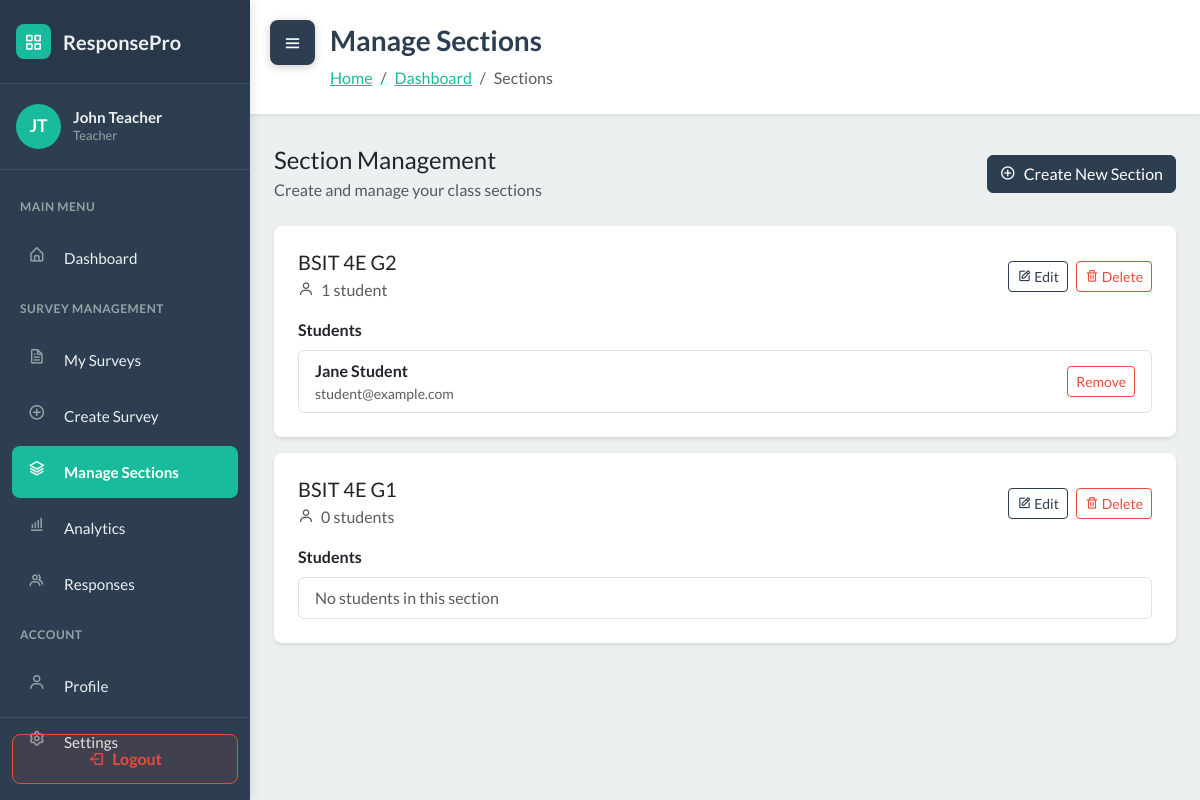
Before: /sections/ (signed in) with the older database file.
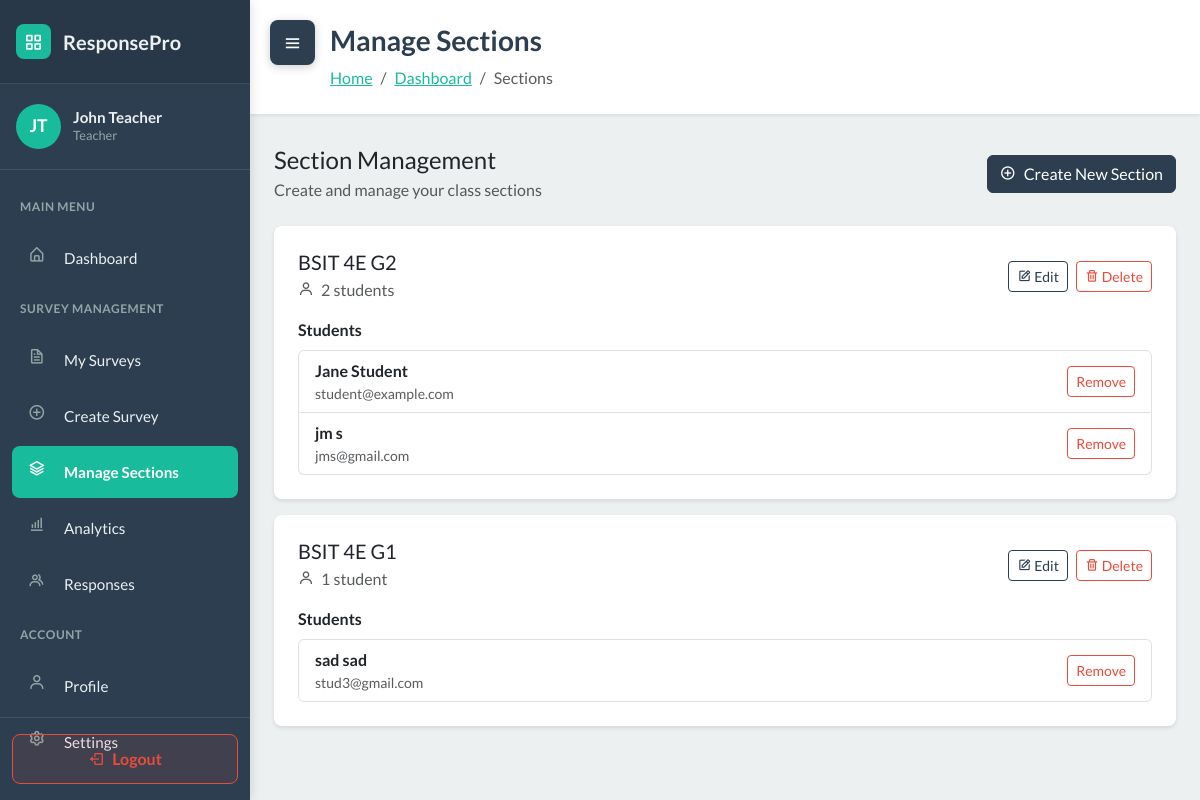
After: the same page with the newer database file.
### WebSurvey/models.py (models this page shows, shortened)
class User(AbstractUser):
    ROLE_CHOICES = [
        ('student', 'Student'),
        ('teacher', 'Teacher'),
    ]
    role = models.CharField('role', max_length=20, choices=ROLE_CHOICES, default='student')
    section = models.ForeignKey(Section, null=True, blank=True, on_delete=models.SET_NULL, related_name='students')

class Section(models.Model):
    name = models.CharField(max_length=150)
    teacher = models.ForeignKey('User', on_delete=models.CASCADE, related_name='sections')

### WebSurvey/views.py (the view)
# urls.py: path('sections/', views.section_list, name='section_list'),
@login_required
def section_list(request):
    if request.user.role != 'teacher':
        messages.error(request, 'Only teachers can access this page.')
        return redirect('dashboard')
    sections = Section.objects.filter(teacher=request.user)
    context = {
        'sections': sections,
        'user': request.user
    }
    return render(request, 'section_list.html', context)

### WebSurvey/services.py (called while the page is built)
def auto_close_due_surveys():
    now = timezone.now()
    overdue_ids = []
    for survey in Survey.objects.filter(status='published', due_date__isnull=False):
        due = survey.due_date
        if due is None:
            continue
        if timezone.is_naive(due):
            due = timezone.make_aware(due, timezone.get_current_timezone())
        if due <= now:
            overdue_ids.append(survey.id)
    if overdue_ids:
        Survey.objects.filter(id__in=overdue_ids).update(status='closed')
    return now

### WebSurvey/templates/section_list.html (shortened to what this page needs)
<!DOCTYPE html>
{% load static %}
<html data-bs-theme="light" lang="en">
<head>
    <link rel="stylesheet" href="https://cdn.jsdelivr.net/npm/bootswatch@5.3.6/dist/flatly/bootstrap.min.css">
    <link rel="stylesheet" href="https://cdn.jsdelivr.net/npm/boxicons@latest/css/boxicons.min.css">
    <link rel="stylesheet" href="https://cdnjs.cloudflare.com/ajax/libs/font-awesome/4.7.0/css/font-awesome.min.css">
    <link rel="stylesheet" href="{% static 'css/dashboard-sidebar.css' %}">
    <link rel="stylesheet" href="{% static 'css/bss-overrides.css' %}">
</head>
<body>
    <button class="sidebar-toggle shifted" id="sidebarToggle">
        <i class="bx bx-menu"></i>
    </button>
    <aside class="dashboard-sidebar" id="sidebar">
        <div class="sidebar-header">
            <a href="{% url 'dashboard' %}" class="sidebar-brand">
                <div class="brand-icon">
                    <i class="bx bx-grid-alt" style="color: white;"></i>
                </div>
                <span>ResponsePro</span>
            </a>
        </div>
        <div class="sidebar-user">
            <div class="user-avatar">
                {{ user.first_name.0|upper }}{{ user.last_name.0|upper }}
            </div>
            <div class="user-info">
                <h6>{{ user.first_name }} {{ user.last_name }}</h6>
                <p>{{ user.get_role_display }}</p>
            </div>
        </div>
        <nav class="sidebar-nav">
            <div class="nav-section-title">Main Menu</div>
            <div class="sidebar-nav-item">
                <a href="{% url 'dashboard' %}" class="sidebar-nav-link">
                    <i class="bx bx-home-alt"></i>
                    <span>Dashboard</span>
                </a>
            </div>
            <div class="nav-section-title">Survey Management</div>
            <div class="sidebar-nav-item">
                <a href="{% url 'survey_list' %}" class="sidebar-nav-link">
                    <i class="bx bx-file"></i>
                    <span>My Surveys</span>
                </a>
            </div>
            <div class="sidebar-nav-item">
                <a href="{% url 'survey_create' %}" class="sidebar-nav-link">
                    <i class="bx bx-plus-circle"></i>
                    <span>Create Survey</span>
                </a>
            </div>
            <div class="sidebar-nav-item">
                <a href="{% url 'section_list' %}" class="sidebar-nav-link active">
                    <i class="bx bx-layer"></i>
                    <span>Manage Sections</span>
                </a>
            </div>
            <div class="sidebar-nav-item">
                <a href="{% url 'overall_analytics' %}" class="sidebar-nav-link">
                    <i class="bx bx-bar-chart-alt"></i>
                    <span>Analytics</span>
                </a>
            </div>
            <div class="sidebar-nav-item">
                <a href="{% url 'response_management' %}" class="sidebar-nav-link">
                    <i class="bx bx-group"></i>
                    <span>Responses</span>
                </a>
            </div>
            <div class="nav-section-title">Account</div>
            <div class="sidebar-nav-item">
                <a href="#" class="sidebar-nav-link">
                    <i class="bx bx-user"></i>
                    <span>Profile</span>
                </a>
            </div>
            <div class="sidebar-nav-item">
                <a href="#" class="sidebar-nav-link">
                    <i class="bx bx-cog"></i>
                    <span>Settings</span>
                </a>
            </div>
        </nav>
        <div class="sidebar-logout">
            <a href="{% url 'logout' %}" class="logout-btn">
                <i class="bx bx-log-out"></i>
                <span>Logout</span>
            </a>
        </div>
    </aside>
    <main class="dashboard-content" id="mainContent">
        <div class="content-header">
            <h1>Manage Sections</h1>
            <nav aria-label="breadcrumb">
                <ol class="breadcrumb">
                    <li class="breadcrumb-item"><a href="{% url 'landing' %}">Home</a></li>
                    <li class="breadcrumb-item"><a href="{% url 'dashboard' %}">Dashboard</a></li>
                    <li class="breadcrumb-item active" aria-current="page">Sections</li>
                </ol>
            </nav>
        </div>
        <div class="container-fluid px-4 pb-5">
            <div class="row mb-4">
                <div class="col-12">
                    <div class="d-flex justify-content-between align-items-center">
                        <div>
                            <h4 class="mb-1">Section Management</h4>
                            <p class="text-muted mb-0">Create and manage your class sections</p>
                        </div>
                        <button class="btn btn-primary" data-bs-toggle="modal" data-bs-target="#createSectionModal">
                            <i class="bx bx-plus-circle me-2"></i>Create New Section
                        </button>
                    </div>
                </div>
            </div>
            <div class="row">
                <div class="col-12">
                    <div id="sectionsContainer">
                        {% if sections %}
                            {% for section in sections %}
                            <div class="section-card" id="section-{{ section.id }}">
                                <div class="section-header">
                                    <div class="section-info">
                                        <h5 class="mb-1">{{ section.name }}</h5>
                                        <p class="text-muted mb-0">
                                            <i class="bx bx-user me-1"></i>
                                            {{ section.students.count }} student{{ section.students.count|pluralize }}
                                        </p>
                                    </div>
                                    <div class="section-actions">
                                        <button class="btn btn-sm btn-outline-primary" onclick="editSection({{ section.id }}, '{{ section.name }}')">
                                            <i class="bx bx-edit"></i> Edit
                                        </button>
                                        <button class="btn btn-sm btn-outline-danger" onclick="deleteSection({{ section.id }}, '{{ section.name }}')">
                                            <i class="bx bx-trash"></i> Delete
                                        </button>
                                    </div>
                                </div>
                                <div class="mt-3">
                                    <strong>Students</strong>
                                    <ul class="list-group mt-2" id="students-list-{{ section.id }}">
                                        {% for student in section.students.all %}
                                        <li class="list-group-item d-flex justify-content-between align-items-center">
                                            <div>
                                                <strong>{{ student.get_full_name|default:student.username }}</strong>
                                                <div class="text-muted small">{{ student.email }}</div>
                                            </div>
                                            <div>
                                                <button class="btn btn-sm btn-outline-danger" onclick="removeStudentFromSection({{ section.id }}, {{ student.id }}, this)">Remove</button>
                                            </div>
                                        </li>
                                        {% empty %}
                                        <li class="list-group-item text-muted">No students in this section</li>
                                        {% endfor %}
                                    </ul>
                                </div>
                            </div>
                            {% endfor %}
                        {% endif %}
                    </div>
                </div>
            </div>
        </div>
    </main>
</body>
</html>

### WebSurvey/static/css/dashboard-sidebar.css (style rules this page uses)
:root { --sidebar-width: 250px; --sidebar-bg: #2C3E50; --sidebar-hover: #34495E; --sidebar-active: #18BC9C; --sidebar-text: #ecf0f1; --sidebar-icon: #95a5a6; --transition-speed: 0.3s; }
body { font-family: 'Lato', sans-serif; }
.dashboard-sidebar { position: fixed; left: 0; top: 0; width: var(--sidebar-width); height: 100vh; background: var(--sidebar-bg); box-shadow: 2px 0 10px rgba(0, 0, 0, 0.1); transition: transform var(--transition-speed) ease; z-index: 1000; overflow-y: auto; overflow-x: hidden; }
.sidebar-header { padding: 1.5rem 1rem; background: rgba(0, 0, 0, 0.1); border-bottom: 1px solid rgba(255, 255, 255, 0.1); }
.sidebar-brand { display: flex; align-items: center; color: var(--sidebar-text); text-decoration: none; font-size: 1.25rem; font-weight: 700; }
.sidebar-brand .brand-icon { width: 35px; height: 35px; border-radius: 8px; background: var(--sidebar-active); display: flex; align-items: center; justify-content: center; margin-right: 0.75rem; }
.sidebar-user { padding: 1.25rem 1rem; border-bottom: 1px solid rgba(255, 255, 255, 0.1); display: flex; align-items: center; }
.user-avatar { width: 45px; height: 45px; border-radius: 50%; background: var(--sidebar-active); display: flex; align-items: center; justify-content: center; color: white; font-weight: 700; margin-right: 0.75rem; font-size: 1.1rem; }
.user-info h6 { margin: 0; color: var(--sidebar-text); font-size: 0.95rem; font-weight: 700; }
.user-info p { margin: 0; color: var(--sidebar-icon); font-size: 0.8rem; text-transform: capitalize; }
.sidebar-nav { padding: 1rem 0; }
.nav-section-title { padding: 0.75rem 1.25rem; color: var(--sidebar-icon); font-size: 0.75rem; text-transform: uppercase; font-weight: 700; letter-spacing: 0.5px; }
.sidebar-nav-item { margin: 0.25rem 0.75rem; border-radius: 8px; overflow: hidden; }
.sidebar-nav-link { display: flex; align-items: center; padding: 0.875rem 1rem; color: var(--sidebar-text); text-decoration: none; transition: all 0.2s ease; font-size: 0.95rem; }
.sidebar-nav-link.active { background: var(--sidebar-active); color: white; font-weight: 600; }
.sidebar-nav-link i { width: 24px; height: 24px; margin-right: 0.75rem; color: var(--sidebar-icon); transition: color 0.2s ease; font-size: 1.1rem; }
.sidebar-nav-link:hover i, .sidebar-nav-link.active i { color: white; }
.sidebar-logout { position: absolute; bottom: 0; left: 0; right: 0; padding: 1rem 0.75rem; border-top: 1px solid rgba(255, 255, 255, 0.1); }
.logout-btn { width: 100%; padding: 0.75rem; background: rgba(231, 76, 60, 0.1); color: #e74c3c; border: 1px solid #e74c3c; border-radius: 8px; text-decoration: none; display: flex; align-items: center; justify-content: center; transition: all 0.2s ease; font-weight: 600; }
.logout-btn i { margin-right: 0.5rem; }
.dashboard-content { margin-left: var(--sidebar-width); transition: margin-left var(--transition-speed) ease; min-height: 100vh; background: #ecf0f1; }
.sidebar-toggle { position: fixed; top: 20px; left: 20px; z-index: 1001; background: var(--sidebar-bg); color: white; border: none; width: 45px; height: 45px; border-radius: 8px; cursor: pointer; display: flex; align-items: center; justify-content: center; box-shadow: 0 2px 10px rgba(0, 0, 0, 0.2); transition: all var(--transition-speed) ease; }
.sidebar-toggle.shifted { left: calc(var(--sidebar-width) + 20px); }
.sidebar-toggle i { font-size: 1.25rem; }
.content-header { background: white; padding: 1.5rem 2rem 1.5rem 5rem; box-shadow: 0 1px 4px rgba(0, 0, 0, 0.1); margin-bottom: 2rem; }
.content-header h1 { margin: 0; font-size: 1.75rem; font-weight: 700; color: #2C3E50; }
.content-header .breadcrumb { margin: 0.5rem 0 0 0; background: transparent; padding: 0; }

### WebSurvey/static/css/bss-overrides.css (style rules this page uses)
.me-1 { margin-right: .25rem!important; }
.me-2 { margin-right: .5rem!important; }
.mb-0 { margin-bottom: 0!important; }
.mb-1 { margin-bottom: .25rem!important; }
.mb-4 { margin-bottom: 1.5rem!important; }

### WebSurvey/templates/section_list.html (style rules this page uses)
.section-card { background: white; border-radius: 8px; padding: 1.5rem; margin-bottom: 1rem; box-shadow: 0 2px 4px rgba(0,0,0,0.1); transition: transform 0.2s; }
.section-header { display: flex; justify-content: space-between; align-items: center; }
.section-info { flex: 1; }
.section-actions { display: flex; gap: 0.5rem; }

Changed rows visible on the page:
computed for Section "BSIT 4E G2": students.count "1" → "2"
added User: get_full_name "jm s", email "jms@gmail.com", shown under Section "BSIT 4E G2"
shown differently, row unchanged: Section "BSIT 4E G1": students.count "0" → "1"; no longer shows "No students in this section"
added User: get_full_name "sad sad", email "stud3@gmail.com", shown under Section "BSIT 4E G1"
